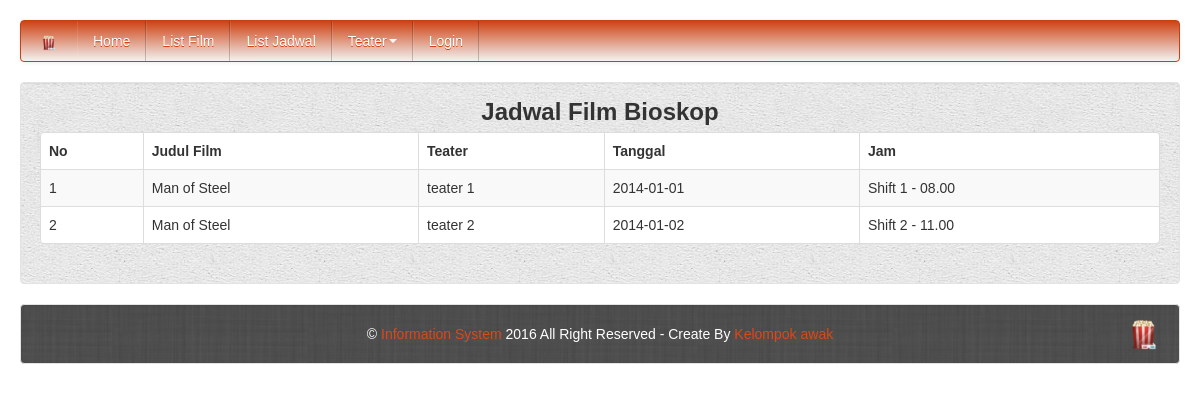
Screenshot of /jadwal_list.php with the database file from the repository.
### tables this page shows
CREATE TABLE IF NOT EXISTS `jadwal` (
  `id_jadwal` int(11) NOT NULL,
  `id_film` int(11) NOT NULL,
  `kode_teater` int(11) NOT NULL,
  `tanggal_tayang` date NOT NULL,
  `id_shift` int(10) NOT NULL,
  PRIMARY KEY (`id_jadwal`),
  KEY `film_jadwal_fk` (`id_film`),
  KEY `ruangan_jadwal_fk` (`kode_teater`)
);

CREATE TABLE IF NOT EXISTS `film` (
  `id_film` int(11) NOT NULL,
  `judul_film` varchar(64) NOT NULL,
  `rating` float NOT NULL,
  `kode_genre` int(11) NOT NULL,
  `kode_klasifikasi_film` int(11) NOT NULL,
  `tahun_produksi` year(4) NOT NULL,
  `studio_produksi` varchar(32) NOT NULL,
  `durasi` time NOT NULL,
  `tanggal_mulai` date NOT NULL,
  `tanggal_selesai` date NOT NULL,
  `image` varchar(128) NOT NULL,
  `harga` int(11) NOT NULL,
  PRIMARY KEY (`id_film`),
  KEY `klasifikasi_film_film_fk` (`kode_klasifikasi_film`),
  KEY `genre_film_fk` (`kode_genre`)
);

CREATE TABLE IF NOT EXISTS `teater` (
  `kode_teater` int(11) NOT NULL,
  `nama_teater` varchar(32) NOT NULL,
  `jumlah_kursi` int(11) NOT NULL,
  PRIMARY KEY (`kode_teater`)
);

CREATE TABLE IF NOT EXISTS `shift_jam` (
  `id_shift` int(11) NOT NULL,
  `shift` varchar(10) NOT NULL,
  `jam_mulai` varchar(10) NOT NULL,
  PRIMARY KEY (`id_shift`)
);

### jadwal_list.php (the view, shortened to what this page needs)
<!DOCTYPE html>
<html>
<head>
<link rel='stylesheet' type='text/css' href='bootstrap/bootstrap.css'/>
<link rel='stylesheet' type='text/css' href='bootstrap/megasoft.css'/>
<body>
<div class='container-fluid' style='margin-top:20px;'>
	<?PHP include("inc/navbar.php"); ?>
	<div class='row-fluid'>
	<div class='span12'>
	<div class='well' style='background:url(<?PHP echo "bootstrap/body8.png"; ?>) fixed center;'>
		<center style="font-size:24px"><b>Jadwal Film Bioskop</b></center>
		<p style='margin-top:10px'>
		<table style='margin-top:10px;background:white' class="table table-bordered table-striped table-hover">
                  <thead>
                    <tr>
                      <th>No</th>
					  <th>Judul Film</th>
					  <th>Teater</th>
					  <th>Tanggal</th>
					  <th>Jam</th>
					</tr>
                  </thead>
                  <tbody>
				  <?PHP
					$sql_jadwal = mysql_query("select * from jadwal join film on jadwal.id_film=film.id_film join teater on jadwal.kode_teater=teater.kode_teater join shift_jam on jadwal.id_shift=shift_jam.id_shift order by id_jadwal");
					$no = 1;
					while($data_jadwal =  mysql_fetch_array($sql_jadwal)){
					$jd_film = $data_jadwal['judul_film'];
					$jd_teater = $data_jadwal['nama_teater'];
					$jd_tgl = $data_jadwal['tanggal_tayang'];
					$jd_shift = $data_jadwal['shift'];
					$jd_jam = $data_jadwal['jam_mulai'];
					?>
				  <tr>
					  <td><?PHP echo "$no" ;?></td>
					  <td><?PHP echo "$jd_film"; ?></td>
					  <td><?PHP  echo "$jd_teater";?></td>
					  <td><?PHP echo "$jd_tgl";?></td>
					  <td><?PHP echo "$jd_shift - $jd_jam"; ?></td>
				 </tr>
				  <?PHP
				  $no++;
				  }
				  ?>
                  </tbody>
            </table>
	</div>
	</div>
	<?PHP include("inc/footer.php"); ?>
</div>
</div>
</body>
</html>

### rows the page displays
jadwal: id_film.judul_film "Man of Steel", kode_teater.nama_teater "teater 1", tanggal_tayang "2014-01-01", id_shift.shift "Shift 1", id_shift.jam_mulai "08.00"
jadwal: id_film.judul_film "Man of Steel", kode_teater.nama_teater "teater 2", tanggal_tayang "2014-01-02", id_shift.shift "Shift 2", id_shift.jam_mulai "11.00"
